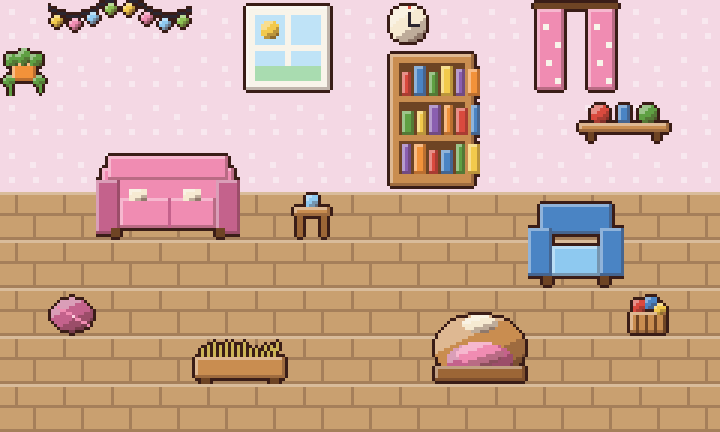
#> input picture docs/album/podglad/dom.png, 720 x 432 px
$ python light_demo.py ../../docs/album/podglad/dom.png
#> lines starting #> are read from the running program, lines starting #| are printed output that depends on the picture
"""Prototyp systemu swiatla: ambient pory dnia + zrodla swiatla (on/off), wynik zawsze w palecie stylu.
Uzycie: python3 tools/art/light_demo.py [scena.png] [out.png]
To tylko dowod koncepcji dla docs/STYL_SWIATA.md pkt 3 (nie kod gry)."""
import json
import sys
import numpy as np
from PIL import Image, ImageDraw

BAYER = np.array([[0, 8, 2, 10], [12, 4, 14, 6], [3, 11, 1, 9], [15, 7, 13, 5]]) / 16.0 - 0.5


def hx(s):
    s = s.lstrip('#')
    return np.array([int(s[i:i + 2], 16) for i in (0, 2, 4)], float) / 255.0


def palette():
    p = json.load(open('assets/data/style_palette.json'))
    cols = [hx(c) for r in p['ramps'].values() for c in r] + [hx(c) for c in p['outline'].values()]
    return np.array(cols)


AMBIENT = {  # (kolor mnoznika, poziom)
    'morning': (np.array([1.00, 0.88, 0.78]), 0.82),
    'day': (np.array([1.00, 0.97, 0.90]), 1.00),
    'evening': (np.array([1.00, 0.72, 0.55]), 0.72),
    'night': (np.array([0.55, 0.62, 0.95]), 0.62),
}
# typ: (kolor, promien w px, sila, migotanie)
LIGHTS = {
    'lamp': ((1.0, 0.72, 0.38), 170, 1.0, 0.0),
    'mushroom': ((1.0, 0.55, 0.22), 140, 1.1, 0.0),
    'salt': ((1.0, 0.58, 0.45), 110, 0.8, 0.03),
    'lava': ((0.86, 0.32, 0.55), 110, 0.8, 0.05),
    'fireplace': ((1.0, 0.48, 0.2), 230, 1.2, 0.12),
    'candle': ((1.0, 0.80, 0.42), 80, 0.9, 0.10),
}


def render(img, tod, lights, seed=0):
    P = palette()
    a = np.asarray(img.convert('RGB'), float) / 255.0
    h, w, _ = a.shape
    yy, xx = np.mgrid[0:h, 0:w]
    amb_c, amb_l = AMBIENT[tod]
    illum = np.ones((h, w, 3)) * (amb_c * amb_l)
    glow = np.zeros((h, w, 3))
    rng = np.random.RandomState(seed)
    for kind, x, y in lights:
        col, r, s, fl = LIGHTS[kind]
        r = r * (1 + rng.uniform(-fl, fl))
        d = np.sqrt((xx - x) ** 2 + ((yy - y) * 1.25) ** 2) / r
        f = np.clip(1 - d, 0, 1) ** 1.6 * s
        f = np.floor(f * 5 + BAYER[yy % 4, xx % 4] + 0.5) / 5  # 5 stopni + dither
        f = np.clip(f, 0, 1)[..., None]
        illum = illum + f * np.array(col) * (1.15 if tod in ('evening', 'night') else 0.55)
        glow = glow + f * np.array(col) * 0.22
    out = np.clip(a * illum, 0, 1)
    out = 1 - (1 - out) * (1 - np.clip(glow, 0, 1))
    out = out + BAYER[yy % 4, xx % 4][..., None] * 0.035
    # najblizszy kolor palety (wazone RGB, ciemne kolory z przesunieciem w sliwke)
    flat = out.reshape(-1, 3)
    wgt = np.array([0.9, 1.0, 0.8])
    d2 = (((flat[:, None, :] - P[None]) * wgt) ** 2).sum(-1)
    q = P[d2.argmin(1)].reshape(h, w, 3)
    return Image.fromarray((q * 255).astype(np.uint8))


def main(scene='docs/album/podglad/dom.png', out='docs/album/stylbook/swiatlo_demo.png'):
#> called with scene = '../../docs/album/podglad/dom.png', out = 'docs/album/stylbook/swiatlo_demo.png'
    img = Image.open(scene)
#> img is the input picture: PIL image 720x432 RGBA; mean R, G, B, A 203.6, 168.8, 150.4, 255
    w, h = img.size
#> w = 720; h = 432
    cases = [
        ('rano, wszystko zgaszone', 'morning', []),
        ('dzien', 'day', []),
        ('wieczor: lampa + swieca', 'evening', [('lamp', 160, 120), ('candle', 330, 205)]),
        ('noc: sama swieca', 'night', [('candle', 330, 205)]),
        ('noc: kominek', 'night', [('fireplace', 600, 330)]),
        ('noc: lampa solna + lava', 'night', [('salt', 470, 170), ('lava', 60, 330)]),
        ('noc: grzybek + lampa', 'night', [('mushroom', 560, 230), ('lamp', 160, 120)]),
        ('noc: wszystko zgaszone', 'night', []),
    ]
    sheet = Image.new('RGB', (w * 2 + 30, (h + 26) * 4 + 10), (251, 240, 217))
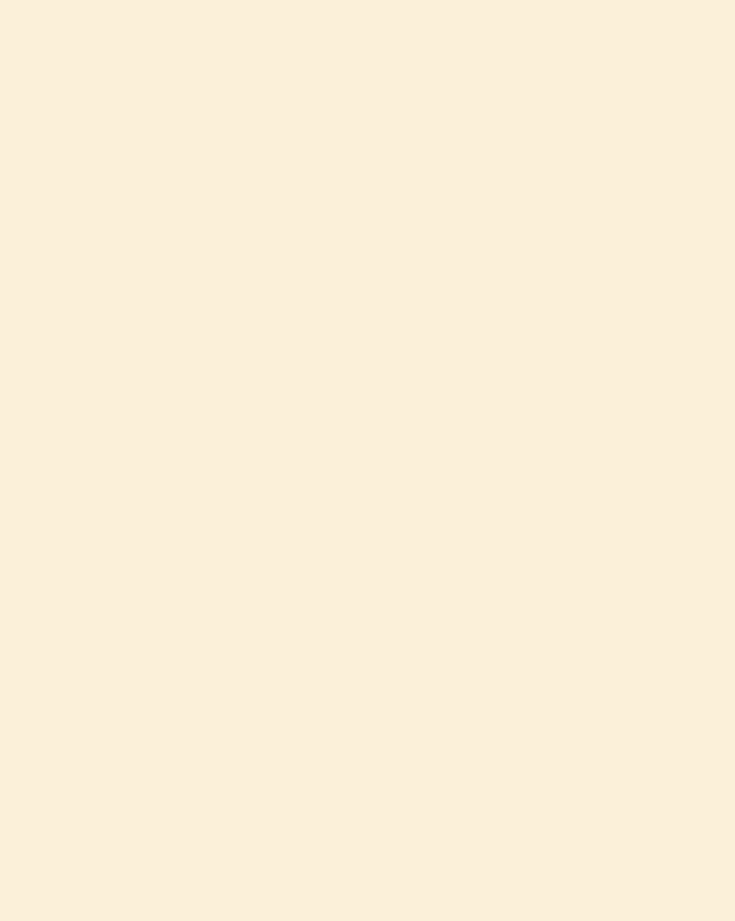
#> sheet: PIL image 1470x1842 RGB (shown at 1/2 size); mean R, G, B 251, 240, 217
    d = ImageDraw.Draw(sheet)
    for i, (name, tod, ls) in enumerate(cases):
        x, y = 10 + (i % 2) * (w + 10), 6 + (i // 2) * (h + 26)
        d.text((x, y), name, fill=(58, 29, 23))
        sheet.paste(render(img, tod, ls, seed=i), (x, y + 14))
    sheet = sheet.resize((sheet.width // 2, sheet.height // 2), Image.NEAREST)
    sheet.save(out)
    print(out, sheet.size)


if __name__ == '__main__':
#> (the run stopped early here; a loop or call above may not have finished)
